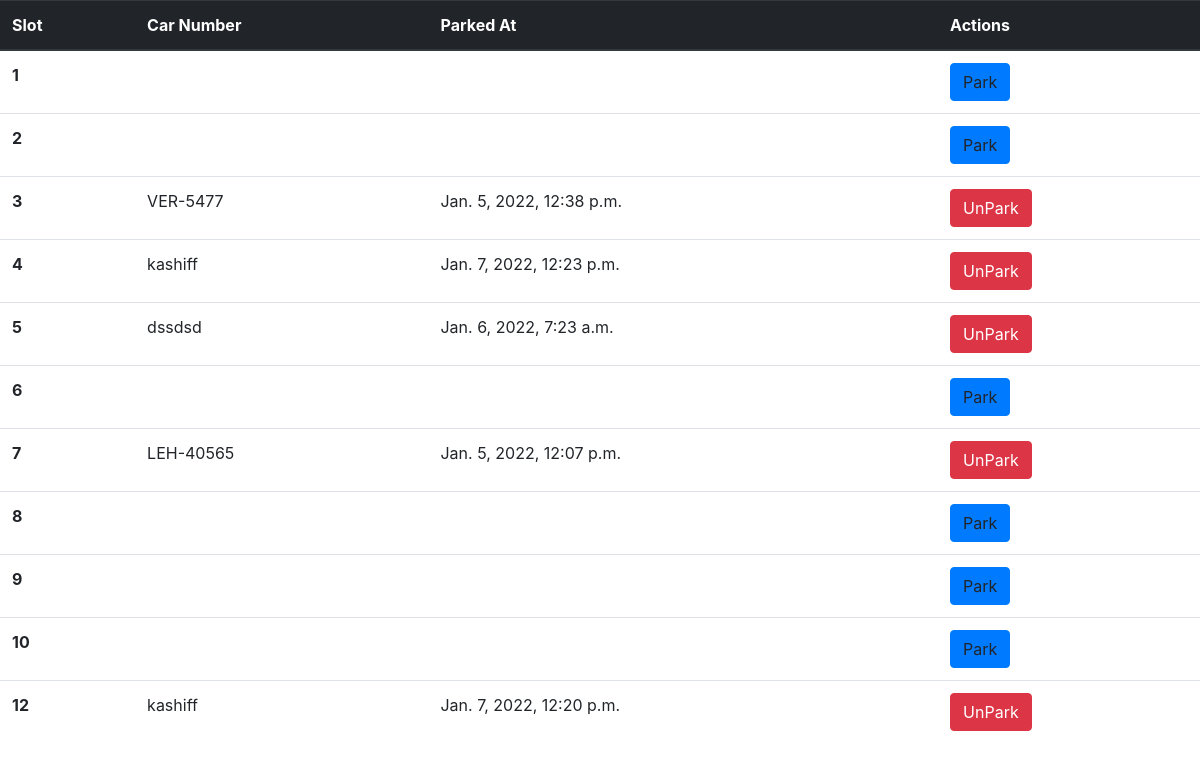
The page / on the database its author committed.
### car_parking/models.py (models this page shows)
class Slots(models.Model):
    created_at = models.DateTimeField(auto_now_add=True)
    updated_at = models.DateTimeField(auto_now=True)
    vehicle_no = models.TextField(max_length=50, null=True ,blank=True)

### car_parking/views.py (the view)
# urls.py: path("", carparking_views.index, name="index"),
def index(request):
    slots = Slots.objects.all()
    context = {
        "slots": slots
    }
    return render(request, "index.html", context)

### templates/index.html (shortened to what this page needs)
{% extends "base.html" %}
{% block main %}
    <table class="table">
        <thead class="thead-dark">
        <tr>
            <th scope="col">Slot</th>
            <th scope="col">Car Number</th>
            <th scope="col">Parked At</th>
            <th scope="col">Actions</th>
        </tr>
        </thead>
        <tbody>
        {% for slot in slots %}
            <tr>
                <th scope="row">{{ slot.id }}</th>
                <td>{{ slot.vehicle_no }}</td>
                <td>
                    {% if slot.vehicle_no != "" %}
                        {{ slot.updated_at }}
                    {% endif %}
                </td>
                <td>
                    {% if slot.vehicle_no == '' %}
                        <a class="btn btn-primary btn_model" data-toggle="modal" data-target="#exampleModal"
                           data-url="{{ slot.id }}">Park</a>
                    {% else %}
                        <a href="{% url 'unpark' slot.id %}" class="btn btn-danger">UnPark</a>
                    {% endif %}
                </td>
            </tr>
        {% endfor %}
        </tbody>
    </table>
{% endblock %}

### templates/base.html (shortened to what this page needs)
<!DOCTYPE html>
<html lang="en">
<head>
    <link rel="stylesheet" href="https://stackpath.bootstrapcdn.com/bootstrap/4.1.3/css/bootstrap.min.css"
>
</head>
<body>
{% block main %}
{% endblock %}
</body>
</html>

### rows shown on the page
Slots: id "1"
Slots: id "2"
Slots: id "3", vehicle_no "VER-5477", updated_at "Jan. 5, 2022, 12:38 p.m.", shows "UnPark"
Slots: id "4", vehicle_no "kashiff", updated_at "Jan. 7, 2022, 12:23 p.m.", shows "UnPark"
Slots: id "5", vehicle_no "dssdsd", updated_at "Jan. 6, 2022, 7:23 a.m.", shows "UnPark"
Slots: id "6"
Slots: id "7", vehicle_no "LEH-40565", updated_at "Jan. 5, 2022, 12:07 p.m.", shows "UnPark"
Slots: id "8"
Slots: id "9"
Slots: id "10"
Slots: id "12", vehicle_no "kashiff", updated_at "Jan. 7, 2022, 12:20 p.m.", shows "UnPark"
